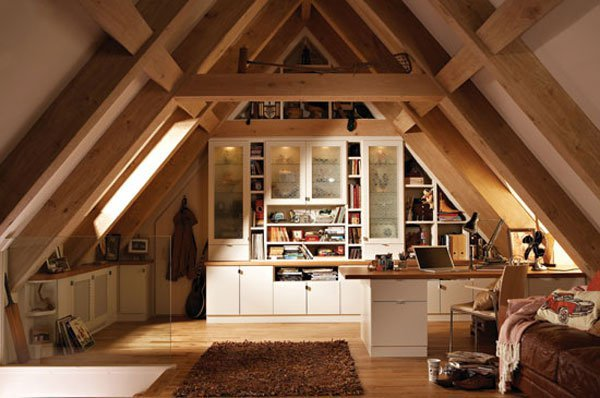
#> input picture Practica8: Transformada de Hough/matlab/atico.jpg, 600 x 398 px, found by its file name
$ jupyter execute 'Práctica8.ipynb'   (shell and % lines are left out)
#> lines starting #> are read from the running program, lines starting #| are printed output that depends on the picture; after the words box and inside, x2 and y2 are one past the last pixel; in counts of white or black regions, pixels touching at a corner belong together
<a href="https://colab.research.google.com/github/Jegovila/cursoVR/blob/main/Practica8%3A%20Transformada%20de%20Hough/python/Pr%C3%A1ctica8.ipynb" target="_parent"></a>

[cell 1]
from matplotlib import cm
from skimage.transform import hough_line, hough_line_peaks
import numpy as np
import matplotlib.pyplot as plt
from google.colab.patches import cv2_imshow
import cv2

Crear imagen de muestra

[cell 2]
image = np.zeros((100, 100))
idx = np.arange(25, 75)
image[idx[::-1], idx] = 255
image[idx, idx] = 255

cv2_imshow(image)
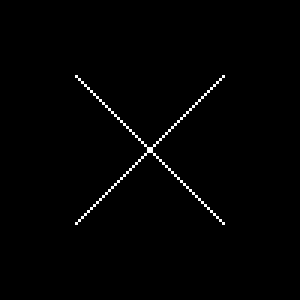
#> shown: shape (100, 100) float64 (shown 3 times larger); 1% white in thin lines or dots, all inside (x1, y1, x2, y2) = (25, 25, 75, 75)

Con otra imagen

[cell 3]
image = cv2.imread("atico.jpg", cv2.IMREAD_GRAYSCALE)
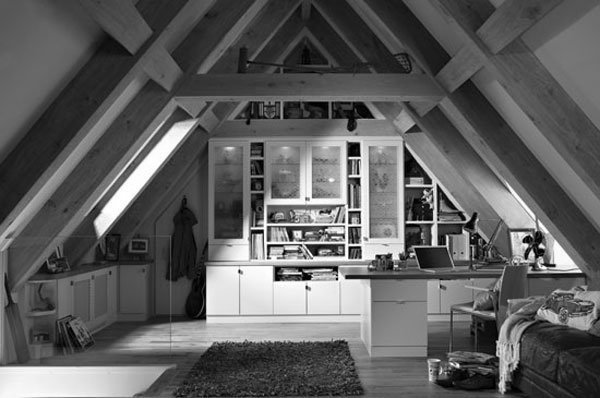
#> image: shape (398, 600); min 0, max 255, mean 94.5
#image = cv2.resize(image, (0,0), fx=0.25, fy=0.25)

fig, prev = plt.subplots(1, 2, figsize=(10,7))
fig.tight_layout()
plt.clf()

plt.subplot(1,2,1)
plt.imshow(image, cmap="gray")
plt.subplot(1,2,2)
image = cv2.Canny(image, 50, 200, None, 3)
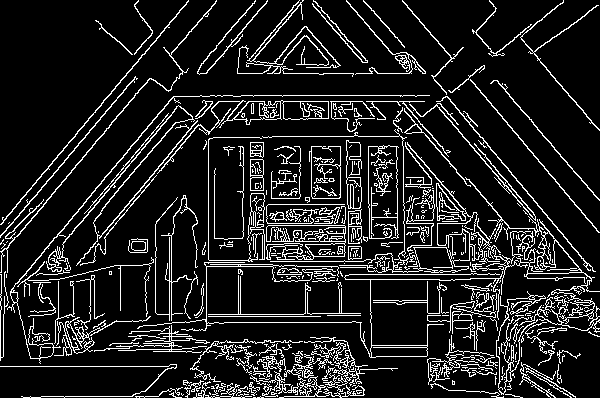
#> image: shape (398, 600); 12.6% white in thin lines or dots
plt.imshow(255 - image, cmap="binary")
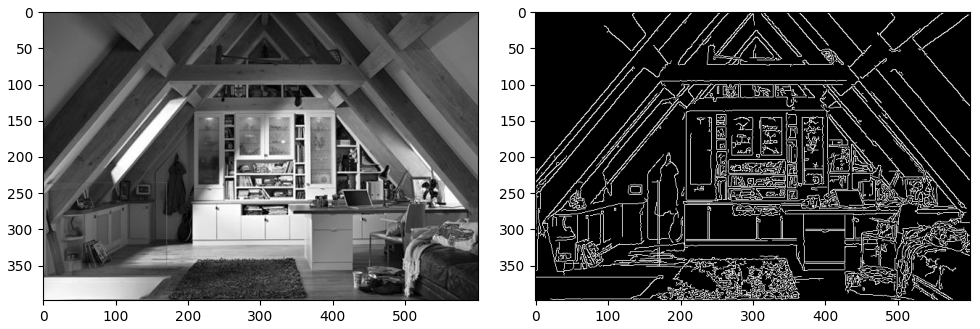
#> figure drawn by matplotlib, 2 panels

Transformada de Hough

[cell 4]
h, theta, d = hough_line(image)
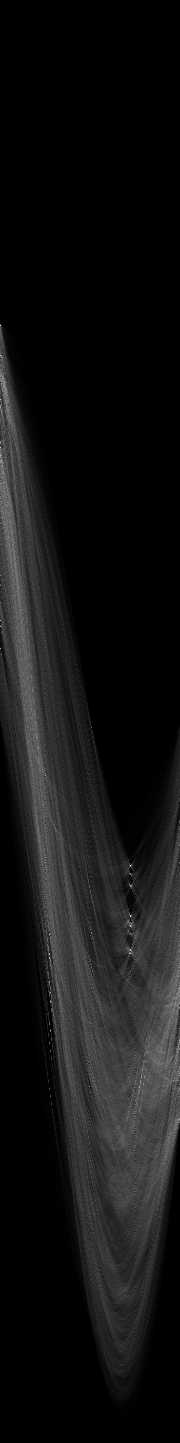
#> h: shape (1443, 180) uint64; min 0, max 277, mean 20.8; drawn with min black and max white
#> theta = 180 values from -1.57 to 1.55; d = 1443 values from -721 to 721
_, t_peak, d_peak = hough_line_peaks(h, theta, d)
#> t_peak = 40 values, max 1.55 at index 15, min -1.57 at index 3, mean -0.487; d_peak = 40 values, max 419 at index 27, min -396 at index 4, mean 75.83

Generar subplot

[cell 5]
fig, (ax0, ax1, ax2) = plt.subplots(1, 3, figsize=(12, 6))
plt.tight_layout()

ax0.imshow(image, cmap=cm.gray)
ax0.set_title('Fuente')

ax1.imshow(np.log(1 + h), extent=[np.rad2deg(theta[-1]), np.rad2deg(theta[0]),d[-1], d[0]], cmap=cm.gray, aspect='auto')
ax1.set_title('TH')
ax1.set_xlabel('Angulo (grados)')
ax1.set_ylabel('Distancia (pixeles)')
print(np.log(1 + h).shape)
#| (1443, 180)

# Resaltar cada pico
for th, dist in zip(t_peak, d_peak):
    ancho = 5
    alto = 5
    ax1.scatter(-np.rad2deg(th), dist, s=20, c="red")
#> this loop made 40 passes
#> (th, dist) on passes 1 to 12: (0.698, 144), (0.698, 232), (0.698, 195), (-1.57, -366), (-1.57, -396), (-0.698, 280), (-1.57, -274), (-1.57, -322), (-1.57, -101), (-0.698, 309), (-0.716, 233), (-0.716, 213)


ax2.imshow(image, cmap=cm.gray)
row1, col1 = image.shape
#> row1 = 398; col1 = 600
for _, angle, dist in zip(*hough_line_peaks(h, theta, d)):
    (x0, y0) = dist * np.array([np.cos(angle), np.sin(angle)])
    ax2.axline((x0, y0), slope=np.tan(angle + np.pi/2), color="r")
#> this loop made 40 passes
#> (angle, dist, x0, y0) on passes 1 to 12: (0.698, 144, 110.3, 92.56), (0.698, 232, 177.7, 149.1), (0.698, 195, 149.4, 125.3), (-1.57, -366, -2.24e-14, 366), (-1.57, -396, -2.42e-14, 396), (-0.698, 280, 214.5, -180), (-1.57, -274, -1.68e-14, 274), (-1.57, -322, -1.97e-14, 322), (-1.57, -101, -6.18e-15, 101), (-0.698, 309, 236.7, -198.6), (-0.716, 233, 175.8, -152.9), (-0.716, 213, 160.8, -139.7)

ax2.axis((0, col1, row1, 0))
ax2.set_title('Lineas detectadas')
ax2.set_axis_off()
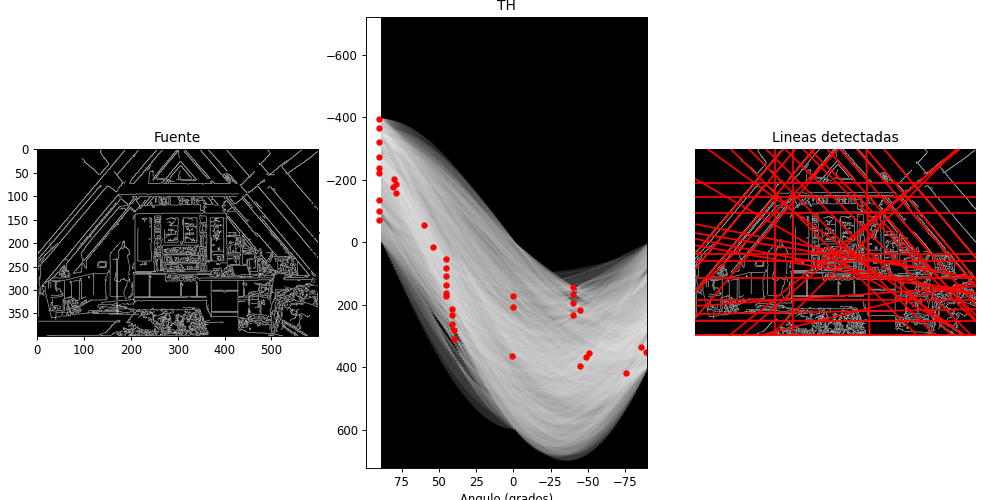
#> figure drawn by matplotlib, 3 panels

Para mejor visualización del espacio de parámetros de Hough.

[cell 6]
fig, ax3 = plt.subplots()

ax3.imshow(np.log(1 + h), extent=[np.rad2deg(theta[-1]), np.rad2deg(theta[0]),d[-1], d[0]], cmap=cm.gray, aspect='auto')
#cv2_imshow(cv2.resize(h.astype('float32'), (500,1443), interpolation = cv2.INTER_AREA))

# Resaltar cada pico
for th, dist in zip(t_peak, d_peak):
    ancho = 5
    alto = 5
    ax3.scatter(-np.rad2deg(th), dist, s=20, c="red")
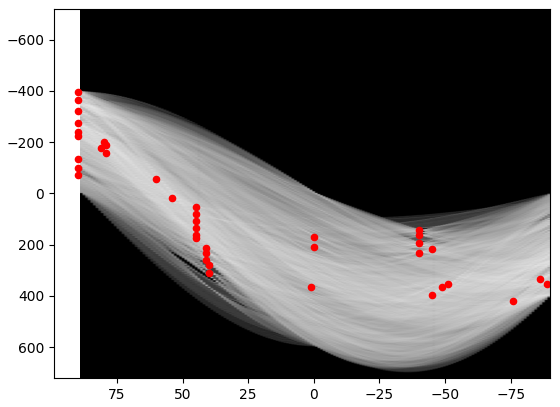
#> figure drawn by matplotlib, 1 panel

$ run again, with Practica8: Transformada de Hough/matlab/monedas.png saved as Practica8: Transformada de Hough/matlab/atico.jpg
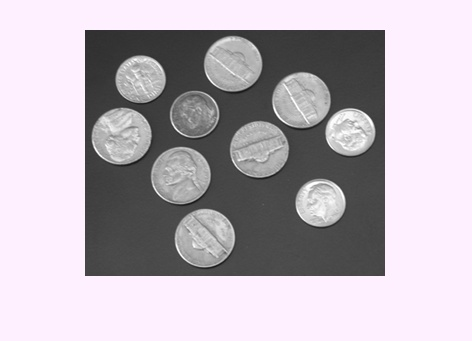
#> input picture Practica8: Transformada de Hough/matlab/monedas.png, 472 x 341 px, found by its file name
#> `image = cv2.Canny(image, 50, 200, None, 3)`:
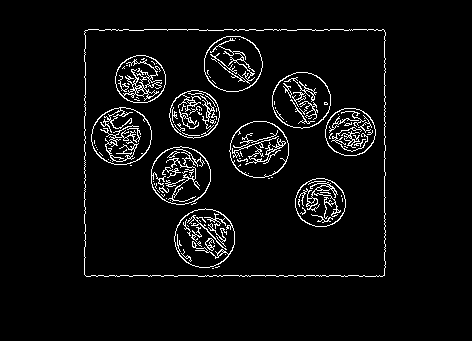
#> image: shape (341, 472); 4.8% white in thin lines or dots, all inside (x1, y1, x2, y2) = (84, 29, 386, 277)
#> theta = 180 values from -1.57 to 1.55; d = 1167 values from -583 to 583
#> t_peak = [-1.57, -1.57, 0, 0]; d_peak = [-275, -29, 384, 84]
#| (1167, 180)
#> the loop `for th, dist in zip(t_peak, d_peak):` made 4 passes
#> (th, dist) on passes 1 to 4: (-1.57, -275), (-1.57, -29), (0, 384), (0, 84)
#> the loop `for _, angle, dist in zip(*hough_line_peaks(h, theta, d)):` made 4 passes
#> (angle, dist, x0, y0) on passes 1 to 4: (-1.57, -275, -1.68e-14, 275), (-1.57, -29, -1.78e-15, 29), (0, 384, 384, 0), (0, 84, 84, 0)
#> `[cell 6] fig, ax3 = plt.subplots()  ax3.imshow(np.log(1 + h), extent=[..`:
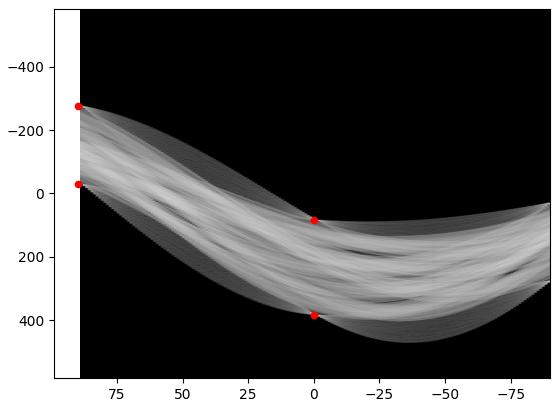
#> figure drawn by matplotlib, 1 panel
